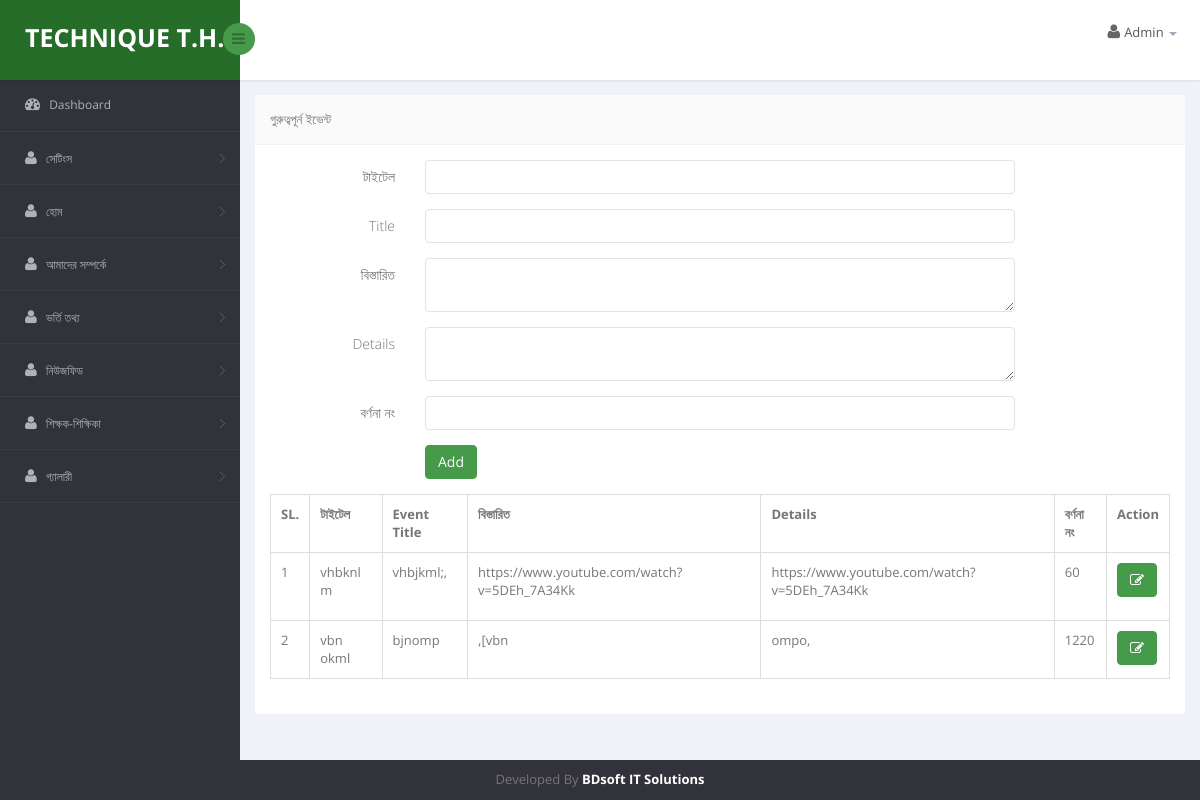
Page /technique_school/soft/home_events_details.php (signed in) on the committed database.
### tables this page shows
CREATE TABLE `home_events_details` (
  `home_event_details_id` int(11) NOT NULL,
  `bn_title` varchar(255) NOT NULL,
  `en_title` varchar(255) NOT NULL,
  `bn_details` longtext NOT NULL,
  `en_details` longtext NOT NULL,
  `serial_no` int(11) NOT NULL,
  `is_active` int(1) NOT NULL DEFAULT '1',
  `created_by` int(11) NOT NULL,
  `created_on` datetime NOT NULL,
  `is_deleted` int(1) NOT NULL DEFAULT '0',
  `deleted_by` int(11) NOT NULL,
  `deleted_on` datetime NOT NULL,
  `is_updated` int(1) NOT NULL DEFAULT '0',
  `updated_by` int(11) NOT NULL,
  `updated_on` datetime NOT NULL
);

### technique_school/soft/home_events_details.php (the view, shortened to what this page needs)
<?php include 'include/header.php';?>
<?php include 'include/sidebar.php';?>
<?php include 'include/body-top.php';?>
<?php
        $tbl_name="home_events_details";
        $targetpage = "home_events_details.php";
        $mgs = '';
?>
    <?php
        if(isset($_GET['edit'])):
        $id = $_GET['edit'];
        $sql = "SELECT * FROM $tbl_name WHERE home_event_details_id = $id";
        $result = mysqli_fetch_array(mysqli_query($con,$sql));
    ?>
     <form class="cmxform form-horizontal " id="signupForm" method="post" action="">
     <div class="form-group " <?php if($mgs=='')echo "style='display:none;'" ?>>
            <div class=" col-md-8 col-md-offset-2 <?=$class?>"><a href="#" class="close" data-dismiss="alert" aria-label="close">×</a><?=$mgs?></div>
            <div>
                <input type="hidden" name="home_event_details_id" value="<?=$result['home_event_details_id']?>" />
            </div>
        </div>
        <div class="form-group ">
            <label for="bn_title" class="control-label col-lg-2">টাইটেল </label>
            <div class="col-lg-8">
                <input type="text"  class=" form-control" id="" name="bn_title"  value="<?=$result['bn_title']?>" >
            </div>
        </div>
        <div class="form-group ">
            <label for="en_title" class="control-label col-lg-2">Title </label>
            <div class="col-lg-8">
                <input type="text" class=" form-control" id="" name="en_title"  value="<?=$result['en_title']?>"  />
            </div>
        </div>
        <div class="form-group ">
            <label for="bn_details" class="control-label col-lg-2">বিস্তারিত </label>
            <div class="col-lg-8">
                <textarea class=" form-control" id="" name="bn_details" type="text" ><?=$result['bn_details']?></textarea>
            </div>
        </div>
        <div class="form-group ">
            <label for="en_details" class="control-label col-lg-2">Details </label>
            <div class="col-lg-8">
                <textarea class=" form-control" id="" name="en_details" type="text" ><?=$result['en_details']?></textarea>
            </div>
        </div>
         <div class="form-group ">
            <label for="serial_no" class="control-label col-lg-2"> বর্ণনা নং </label>
            <div class="col-lg-8">
                <input class=" form-control" id="" name="serial_no" type="text" value="<?=$result['serial_no']?>" />
            </div>
        </div>
        <div class="form-group">
            <div class="col-lg-offset-2 col-md-offset-3 col-sm-offset-3 col-xs-offset-3 col-lg-5">
              <input type="submit" class="btn btn-primary" name="update" value="Update" />
            </div>
        </div>
    </form>
    <?php
        else:
    ?>
     <form class="cmxform form-horizontal " id="signupForm" method="post" action="">
        <div class="form-group ">
            <label for="bn_title" class="control-label col-lg-2"> টাইটেল </label>
            <div class="col-lg-8">
                <input type="text"  class=" form-control" id="" name="bn_title"   >
            </div>
        </div>
        <div class="form-group ">
            <label for="en_title" class="control-label col-lg-2">Title </label>
            <div class="col-lg-8">
                <input type="text" class=" form-control" id="" name="en_title"    />
            </div>
        </div>
        <div class="form-group ">
            <label for="bn_details" class="control-label col-lg-2">বিস্তারিত  </label>
            <div class="col-lg-8">
                <textarea class=" form-control" id="" name="bn_details" type="text" ></textarea>
            </div>
        </div>
        <div class="form-group ">
            <label for="en_details" class="control-label col-lg-2">Details </label>
            <div class="col-lg-8">
                <textarea class=" form-control" id="" name="en_details" type="text" ></textarea>
            </div>
        </div>
         <div class="form-group ">
            <label for="serial_no" class="control-label col-lg-2"> বর্ণনা নং </label>
            <div class="col-lg-8">
                <input class=" form-control" id="" name="serial_no" type="text"  />
            </div>
        </div>
        <div class="form-group">
            <div class="col-lg-offset-2 col-md-offset-3 col-sm-offset-3 col-xs-offset-3 col-lg-5">
              <input type="submit" class="btn btn-primary" name="submit" value="Add" />
            </div>
        </div>    </form>
    <?php
        endif;
    $limit = 15;
    if(isset($_GET['page']))
    {
        $page = $_GET['page'];
    }
    else
    $page = 1;
    if($page)
        $start = ($page - 1) * $limit;
    else
        $start = 0;
    $sql = "SELECT * FROM $tbl_name
               LIMIT $start, $limit";
    $result = mysqli_query($con,$sql);
?>
    <table   class="table table-bordered table-hover dataTable col-xs-12 col-sm-12 col-md-4 col-lg-4 ">
        <tr>
            <th>SL.</th>
            <th> টাইটেল</th>
            <th>Event Title</th>
            <th>বিস্তারিত  </th>
            <th>Details</th>
            <th>বর্ণনা নং</th>
            <th>Action</th>
        </tr>
    <?php $i=$page*$limit-$limit+1; while($row = mysqli_fetch_array($result)):?>
        <tr>
            <td><?=$i++?></td>
            <td><?=$row['bn_title']?></td>
            <td><?=$row['en_title']?></td>
            <td><?=$row['bn_details']?></td>
            <td><?=$row['en_details']?></td>
             <td><?=$row['serial_no']?></td>
           <td>
                <a onclick="return confirm('Are you Sure Want to Edit?');" href="<?=$targetpage.'?edit='.$row['home_event_details_id']?>" class="btn btn-primary"><i class="fa fa-pencil-square-o" aria-hidden="true"></i></a>
                </td>
        </tr>
    <?php endwhile;?>
    </table>
<?php include 'include/body-bottom.php';?>
<?php include 'include/footer.php';?>

### rows in the picture
home_events_details: bn_title "vhbknl m", en_title "vhbjkml;,", bn_details "https://www.youtube.com/watch?v=5DEh_7A34Kk", en_details "https://www.youtube.com/watch?v=5DEh_7A34Kk", serial_no "60"
home_events_details: bn_title "vbn okml", en_title "bjnomp", bn_details ",[vbn", en_details "ompo,", serial_no "1220"

### other values in the picture
$table_heading "গুরুত্বপূর্ন ইভেন্ট"
